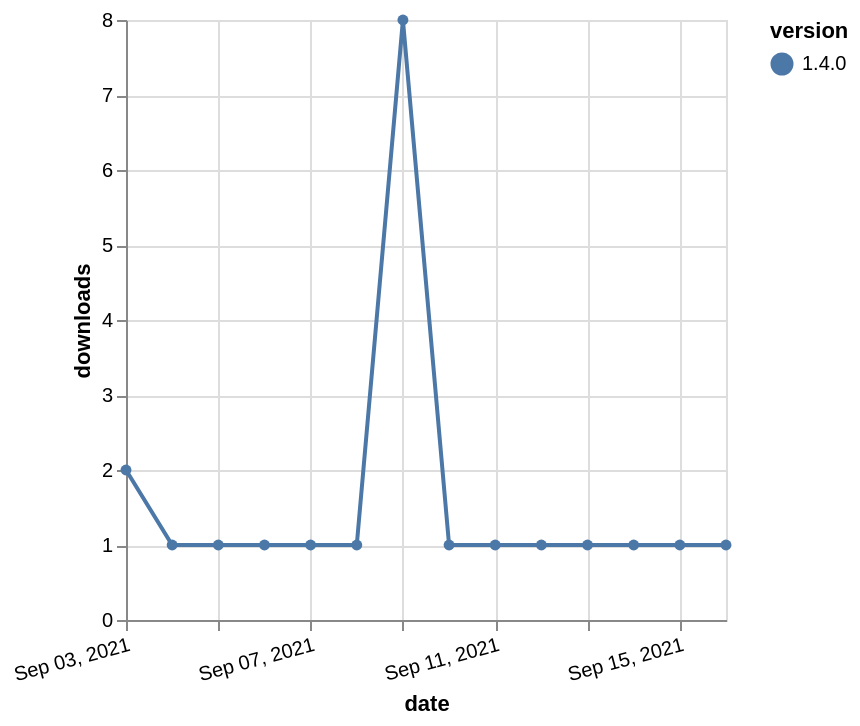

This figure's Vega-Lite source:
### Vega-Lite specification from a JSON file in a GitHub repository (floating-point values rounded to 4 significant figures)
{"$schema": "https://vega.github.io/schema/vega-lite/v5.json", "description": "A simple bar chart with embedded data.", "data": {"values": [{"date": "2021-09-03", "total": 510, "delta": 2, "version": "1.4.0"}, {"date": "2021-09-04", "total": 511, "delta": 1, "version": "1.4.0"}, {"date": "2021-09-05", "total": 512, "delta": 1, "version": "1.4.0"}, {"date": "2021-09-06", "total": 513, "delta": 1, "version": "1.4.0"}, {"date": "2021-09-07", "total": 514, "delta": 1, "version": "1.4.0"}, {"date": "2021-09-08", "total": 515, "delta": 1, "version": "1.4.0"}, {"date": "2021-09-09", "total": 523, "delta": 8, "version": "1.4.0"}, {"date": "2021-09-10", "total": 524, "delta": 1, "version": "1.4.0"}, {"date": "2021-09-11", "total": 525, "delta": 1, "version": "1.4.0"}, {"date": "2021-09-12", "total": 526, "delta": 1, "version": "1.4.0"}, {"date": "2021-09-13", "total": 527, "delta": 1, "version": "1.4.0"}, {"date": "2021-09-14", "total": 528, "delta": 1, "version": "1.4.0"}, {"date": "2021-09-15", "total": 529, "delta": 1, "version": "1.4.0"}, {"date": "2021-09-16", "total": 530, "delta": 1, "version": "1.4.0"}]}, "width": "container", "mark": {"type": "line", "point": {"filled": true}}, "encoding": {"x": {"field": "date", "type": "temporal", "timeUnit": "yearmonthdate", "title": "date", "axis": {"labelAngle": -15}}, "y": {"field": "delta", "type": "quantitative", "title": "downloads"}, "color": {"field": "version", "type": "nominal"}, "tooltip": {"field": "delta"}}}
